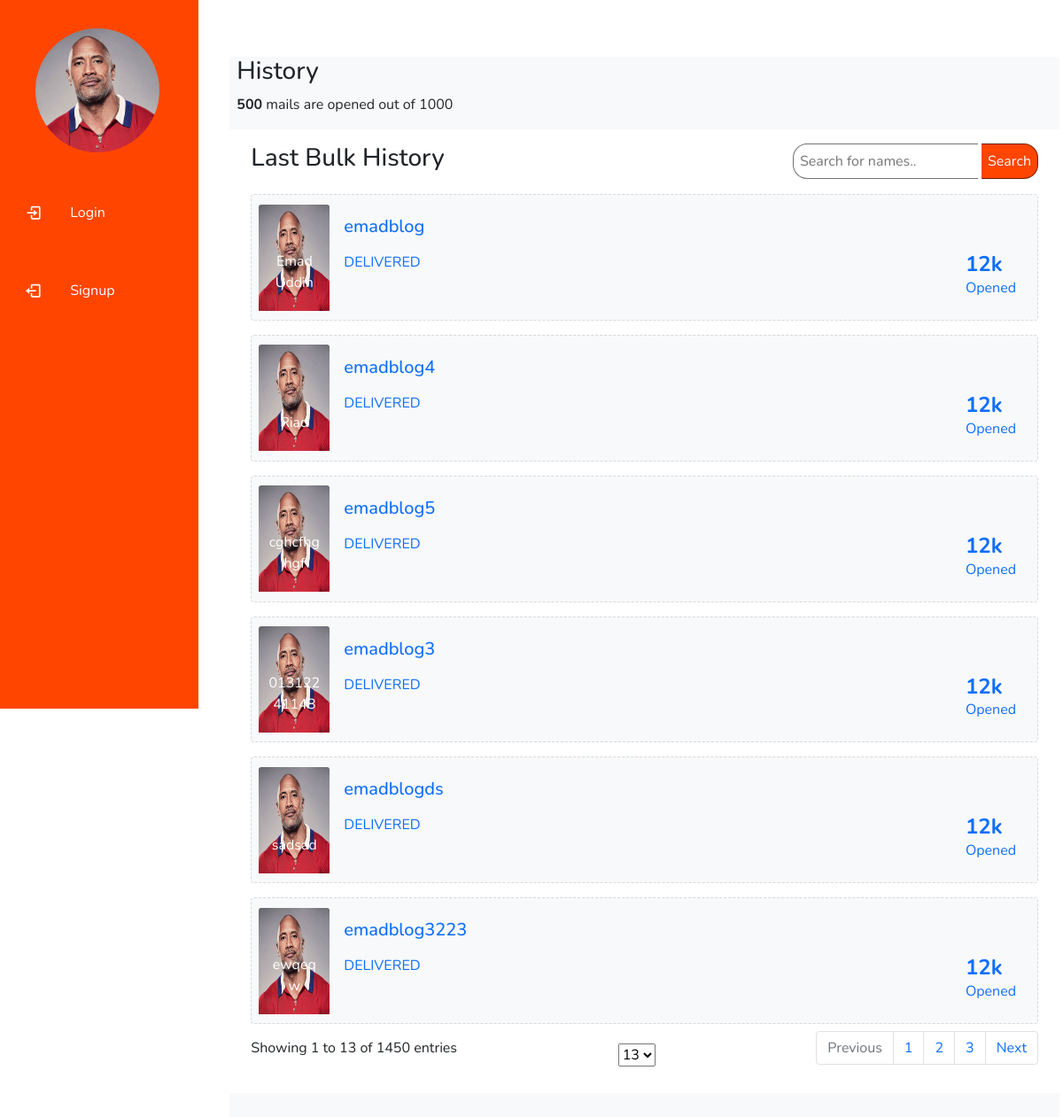
The page /history/ on the database its author committed.
### leapp/models/signup.py (models this page shows, shortened)
class Contact(models.Model):
    f_name = models.CharField(max_length=100)
    l_name = models.CharField(max_length=100)
    insta_acc = models.URLField(max_length=200)
    phone = models.IntegerField(max_length=200)
    username = models.CharField(max_length=200)
    email = models.EmailField()

### leapp/views/history.py (the view)
# urls.py: path('history/', HistoryView.as_view(), name='history'),
class HistoryView(View):
    def get(self, request):
        myallcontact = Contact.objects.all()
        mydata = {
            'history': 'active',
            'myuser': myallcontact
        }
        return render(request, 'history.html', mydata)

### leapp/templates/history.html (shortened to what this page needs)
{% extends 'base.html' %}
{% block content %}
{% load static %}
{% load custom %}
<link rel="stylesheet" href="{% static 'css/history.css' %}">
<section id="historySection" class="bg-light px-2  pb-5 ml-5 rounded">
    <div class="h3">History</div>
    <div>
        <p class="ms-auto"><b>500</b> mails are opened out of 1000</p>
    </div>
    <div id="bulkHistory" class="row rounded p-3">
        <div class="d-flex justify-content-center mb-2">
            <p class="h3">Last Bulk History</p>
            <form action="" class="ms-auto">
                <input id="search" type="text"  onkeyup="myFunction()" placeholder="Search for names..">
                <button id="searchBtn">Search</button>
            </form>
        </div>
        {% for emailuser in myuser %}
        <a href="{% url 'showemail' emailuser.id %}">
        <div class="card d-flex flex-row p-2 my-2 bg-light rounded" style="width: 100%;">
            <div class="cardImg my-auto ">
                <img src="{% static 'img/dwayne-the-rock-.jpg' %}" class="card-img-top img-fluid" alt="...">
                <div class="bottom-left w-75">
                    <p>{{emailuser.f_name}}</p>
                </div>
            </div>
            <div class="card-body d-flex justify-content-center flex-column">
                <h5 class="card-title mb-3">{{emailuser.username}}</h5>
                <div class="d-flex justify-content-center">
                    <div>
                        <p class="m-0 p-0">DELIVERED</p>
                    </div>
                    <div class="ms-auto">
                        <h4 class="m-0 p-0"><strong>12k</strong></h4>
                        <p class="m-0 p-0">Opened</p>
                    </div>
                </div>
            </div>
        </div>
    </a>
       {% endfor %}
        <div class="d-flex justify-content-center align-items-center">
            <div ms-auto>
                <p>Showing 1 to 13 of 1450 entries</p>
            </div>
            <div class="ms-auto"> <select name="" id="cardEntries">
                    <option value="">13</option>
                </select></div>
            <div class="ms-auto">
                <ul class="pagination justify-content-center">
                    <li class="page-item disabled">
                        <a class="page-link" href="#" tabindex="-1">Previous</a>
                    </li>
                    <li class="page-item"><a class="page-link" href="#">1</a></li>
                    <li class="page-item"><a class="page-link" href="#">2</a></li>
                    <li class="page-item"><a class="page-link" href="#">3</a></li>
                    <li class="page-item">
                        <a class="page-link" href="#">Next</a>
                    </li>
                </ul>
            </div>
        </div>
    </div>
</section>
{% endblock %}

### leapp/templates/base.html (shortened to what this page needs)
{% load static %}
<!doctype html>
<html lang="en">
<head>
    <link rel="stylesheet" href="https://cdn.jsdelivr.net/npm/bootstrap@5.0.0-beta1/dist/css/bootstrap.min.css">
    <link rel="stylesheet" href="https://cdn.jsdelivr.net/npm/boxicons@latest/css/boxicons.min.css">
    <link rel="stylesheet" href="{% static 'css/navbardesign.css' %}">
    <link rel="stylesheet" href="https://cdnjs.cloudflare.com/ajax/libs/font-awesome/4.7.0/css/font-awesome.min.css">
</head>
<body>
    <div class="row">
        <div class="col-lg-2">
            <div class="l-navbar show" id="nav-bar">
                <nav class="nav">
                    <div> <a href="#" class="nav_logo">
                            <div class="nav_logo-name">
                                <img id="navLogo" class="" src="{% static 'img/dwayne-the-rock-.jpg' %}" alt="the rock">
                            </div>
                        </a>
                        <div class="nav_list">
                            {% if request.session.myid %}
                            <a href="/" class="py-2 nav_link {{email}}">
                                <i class='bx bx-grid-alt nav_icon'></i>
                                <span class="nav_name">Email</span> </a>
                            <a href="/history" class="py-2 nav_link {{history}}">
                                <i class='bx bx-user nav_icon'></i>
                                <span class="nav_name">History</span> </a>
                            <a href="/settings" class="py-2 nav_link {{settings}}">
                                <i class='bx bx-message-square-detail nav_icon'></i>
                                <span class="nav_name">Settings</span> </a>
                            <a href="/subcription" class="py-2 nav_link {{subscription}}">
                                <i class='bx bx-bookmark nav_icon '></i>
                                <span class="nav_name">Subscription</span> </a>
                                <a href="/user_logout" class="nav_link py-2"> <i class='bx bx-log-out nav_icon'></i>
                                    <span class="nav_name">Logout</span> </a>
                                {% else %}
                            <a href="/login" class="nav_link py-2 {{login}} mt-5"> <i class='bx bx-log-in nav_icon'></i>
                                <span class="nav_name">Login</span> </a>
                                <a href="/signup" class="nav_link py-2 {{signup}} mt-5"> <i class='bx bx-log-out nav_icon'></i>
                                    <span class="nav_name">Signup</span> </a>
                            {% endif %}
                        </div>
                    </div>
                </nav>
            </div>
        </div>
        <div class="col-lg-10 p-0 m-0">
            {% block content %}
            {% endblock %}
        </div>
    </div>
</body>
</html>

### static/css/navbardesign.css (style rules this page uses)
:root { --header-height: 3rem; --nav-width: 68px; --first-color: #4723D9; --first-color-light: #AFA5D9; --white-color: #F7F6FB; --body-font: 'Nunito', sans-serif; --normal-font-size: 1rem; --z-fixed: 100 }
body { position: relative; margin: var(--header-height) 0 0 0; padding: 0 1rem; font-family: var(--body-font); font-size: var(--normal-font-size); transition: .5s }
a { text-decoration: none !important; }
.l-navbar { position: fixed; top: 0; left: -30%; width: var(--nav-width); height: 100vh; background-color: #ff4500; transition: .5s; z-index: var(--z-fixed); }
.nav { height: 100%; display: flex; flex-direction: column; justify-content: space-between; overflow: hidden; }
.nav_logo, .nav_link { display: grid; grid-template-columns: max-content max-content; align-items: center; column-gap: 2rem; padding-left: 1.7rem; }
.nav_logo { margin-bottom: 3rem; margin-top: 2rem; padding: 0px !important; }
.nav_logo-name { display: none !important; }
.nav_link { position: relative; width: 100%; color: white; transition: .3s }
.nav_icon { font-size: 1.25rem }
.show { left: 0 }
@media screen and (min-width: 768px) { body { margin: calc(var(--header-height) + 1rem) 0 0 0; padding-left: calc(var(--nav-width) + 1rem) } }
@media screen and (min-width: 768px) { .l-navbar { left: 0; } }
@media screen and (min-width: 768px) { .show { width: calc(var(--nav-width) + 156px) } }
@media screen and (min-width: 768px) { .nav_logo-name { display: block !important; width: 140px; margin-left: 40px; height: 140px; } }
@media screen and (min-width: 768px) { .nav_logo-name img { width: inherit; border-radius: 100%; } }

### static/css/history.css (style rules this page uses)
#bulkHistory { background-color: white !important; }
#search { padding: 7px; border: 1px solid rgba(0, 0, 0, 0.562); border-right: none; border-bottom-left-radius: 1rem; border-top-left-radius: 1rem; }
#searchBtn { padding: 7px; border: 1px solid rgba(0, 0, 0, 0.562); border-left: none; border-bottom-right-radius: 1rem; border-top-right-radius: 1rem; color: white; background-color: #ff4500; }
.card { border-style: dashed !important; }
.cardImg { position: relative; text-align: center; color: white; height: 120px; width: 80px; }
.cardImg img { height: inherit; width: inherit; }
.bottom-left { position: absolute; bottom: 4px; left: 10px; }

### rows shown on the page
Contact: f_name "Emad Uddin", username "emadblog"
Contact: f_name "Riad", username "emadblog4"
Contact: f_name "cghcfhghgf", username "emadblog5"
Contact: f_name "01312241148", username "emadblog3"
Contact: f_name "sadsad", username "emadblogds"
Contact: f_name "ewqeqw", username "emadblog3223"
